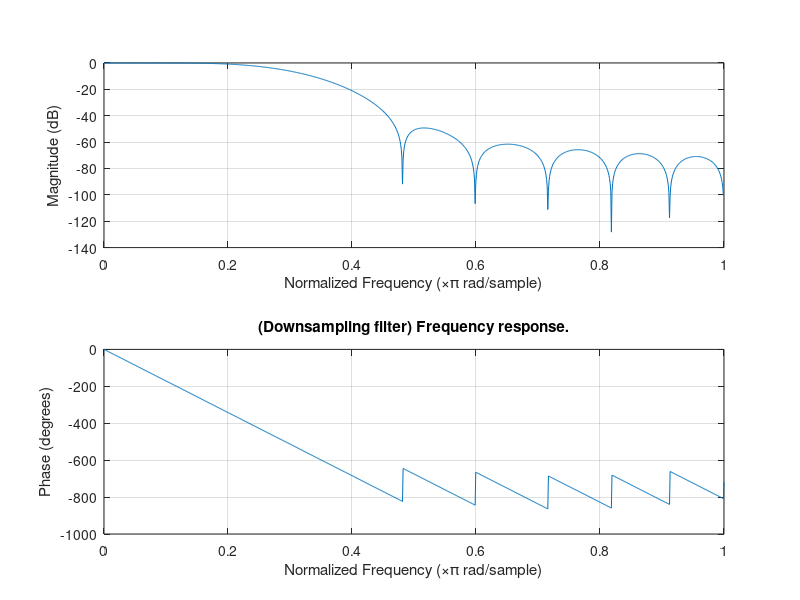

The MATLAB source for this figure: (Note: this script raises an error after producing the figure.)
%Downsample z-stack with an integer factor. The input is band-passed with a
%bandpass-filter
clc;
close all;
clear all;
Md = 3; %Downsampling factor in z
Mu = 2; %Upsampling factor in z. The combined factor between downsampling and upsampling will be a new resampling factor of Mu/Mz
L = 19; %Filter length
h = fir1(L,1/Md*0.9);
figure(1);freqz(h,1,1024);
title('(Downsampling filter) Frequency response.');


%Dimension of each image
curfolder = '/Volumes/Tan_750GB/QDIC/Embryo_data_for_tomography_March_4/Checkpoint_7_63x_dx_eq_dz_0_1_um/';
outdir = '/Volumes/Tan_750GB/QDIC/Embryo_data_for_tomography_March_4/Checkpoint_7_40x_z_0_15/';
ff=0;
tt=0;
chh=1;
ii=0;
cc=0;
rr=0;
zz = 11:2396;
mm=0:3;
fname =@(odir,f,t,i,ch,c,r,z,m) sprintf('%s/f%d_t%d_i%d_ch%d_c%d_r%d_z%d_m%d.tif',odir,f,t,i,ch,c,r,z,m);
%Get dimension of the first image
tempim = imread(fname(curfolder,ff(1),tt(1),ii(1),chh(1),cc(1),rr(1),zz(1),mm(1)));
nrows = size(tempim,1);
ncols = size(tempim,2);


%Now, go downsampling the data
p=gcp;
delete(p);
p=parpool(4);


hr = fir1(L,1/max(Mu,Md)*0.9);
figure(1);freqz(hr,1,1024);
title('(Resampling filter) Frequency response.');
disp(['Downsampling: ' num2str(Md) 'x, upsampling: ' num2str(Mu) 'x...']);
    
%Polyphase filtering, make sure the length of the polyphase filter is  
h_L = length(hr(:));
h_L1 = ceil(h_L/lcm(Md,Mu))*lcm(Md,Mu); %Make sure the length of the filter is a multiple of Mu and Md. This will make the indexing less...crazy.
%Zeropad the data with 0 to make the filter polyphase
h_poly = [hr(:);zeros(h_L1-h_L,1)];
%Select polyphase filter
h_poly_length = h_L1/Md; %Length of each polyphase filter

    
newdatalength = ceil(length(zz)*Mu/Md)*Md;%Make sure the new size is is 
disp(['Original data length: ' num2str(length(zz)) ', new length after upsampling: ' num2str(newdatalength)]);
    for m=mm
        for f=ff
            for t=tt
                for i=ii
                    for ch=chh
                        for c=cc
                            for r=rr
                                input_buffer = zeros(nrows,ncols,size(h_poly,1));%Buffer the input
                                outputidx = 1;
                                lastidx_non_upsampled = 0; %This is the indices of the original dataset that was added and not upsampled
                                lastposition_non_upsampled = 0; %Position of the last non-upsampled data
                                    
                                for sampleidx = 1:Md:newdatalength
                                    disp(['Processing at: ' num2str(outputidx) '/' num2str(newdatalength/Md) ' frameidx: ' num2str(m)]);
                                    lastidx = sampleidx; %These are the indices in the upsampled dataset
                                    firstidx = lastidx - Md +1;
                                    if (lastidx ==1)
                                        curim = cast(imread(fname(curfolder,f,t,i,ch,c,r,zz(lastidx),m)),'single');
                                        input_buffer(:,:,1) = curim;
                                        lastidx_non_upsampled = 1; %Only the first sample added
                                        lastposition_non_upsampled = 1; %It is at position 1
                                    else
                                        input_buffer = circshift(input_buffer,Md,3);
                                        lastposition_non_upsampled = lastposition_non_upsampled+Md; %Update the location of the last sample
                                       
                                        while (lastposition_non_upsampled>Mu)
                                           lastidx_non_upsampled = lastidx_non_upsampled+1;
                                           curim = cast(imread(fname(curfolder,f,t,i,ch,c,r,zz(lastidx_non_upsampled),m)),'single'); %Read next image in
                                           lastposition_non_upsampled = lastposition_non_upsampled-Mu; %Calculate its new position
                                           input_buffer(:,:,lastposition_non_upsampled)=curim;
                                        end
                                        
                                    end
                                    outputim = cast(sum(input_buffer.*repmat(reshape(h_poly,[1 1 length(h_poly(:))]),...
                                                    [size(input_buffer,1),size(input_buffer,2),1]),3),'uint16');
                               
                                    if ((sampleidx>=(h_L1))&(sampleidx<(newdatalength-h_L1)))
                                        outname = fname(outdir,f,t,i,ch,c,r,outputidx,m);
                                        writeTIFF(outputim,outname,'uint16');
                                    end
                                    outputidx = outputidx+1;
                                end
                            end
                        end
                    end
                end
            end
        end
    end



